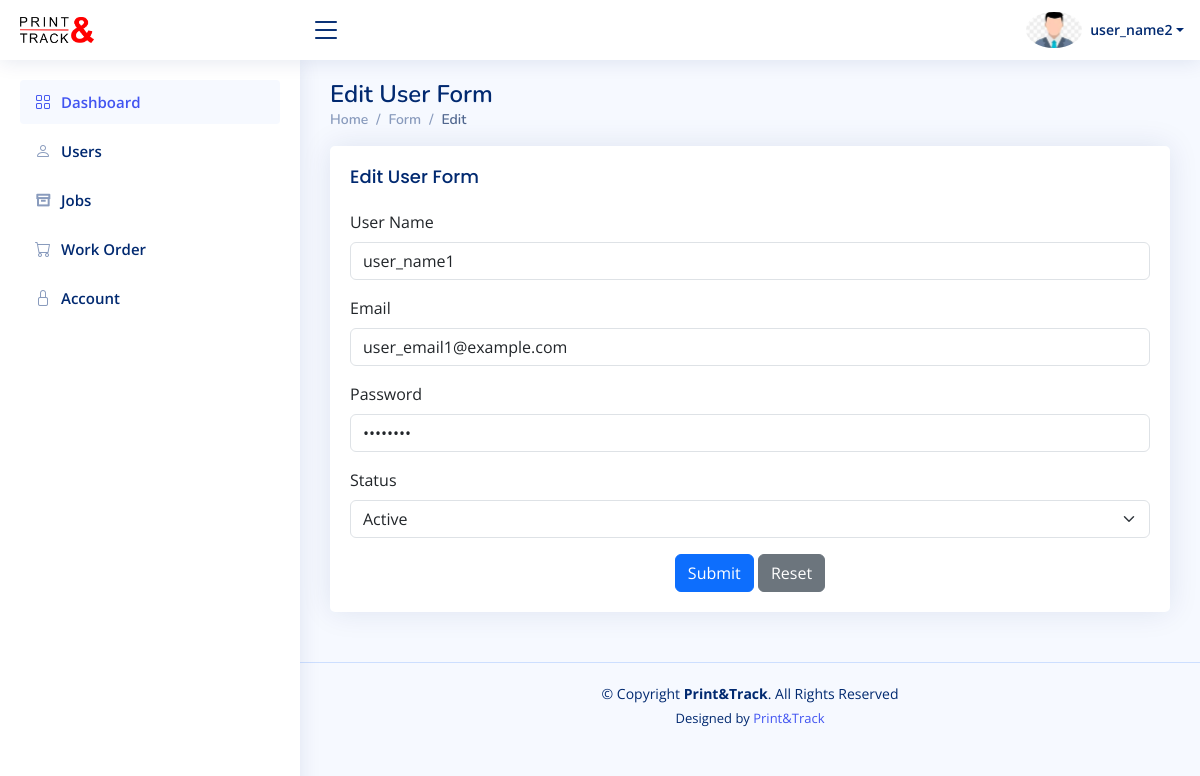
The page /admin/useredit.php?id=218 (signed in) on the database its author committed.
### tables this page shows
CREATE TABLE `users` (
  `user_id` int(11) NOT NULL,
  `user_name` varchar(255) NOT NULL,
  `user_email` varchar(255) NOT NULL,
  `user_password` varchar(255) NOT NULL,
  `user_status` tinyint(1) DEFAULT 1,
  `role` varchar(25) NOT NULL DEFAULT 'user'
);

### admin/useredit.php (the view, shortened to what this page needs)
<!DOCTYPE html>
<html lang="en">
<head>
  <link href="../assets/vendor/bootstrap/css/bootstrap.min.css" rel="stylesheet">
  <link href="../assets/vendor/bootstrap-icons/bootstrap-icons.css" rel="stylesheet">
  <link href="../assets/vendor/boxicons/css/boxicons.min.css" rel="stylesheet">
  <link href="../assets/vendor/quill/quill.snow.css" rel="stylesheet">
  <link href="../assets/vendor/quill/quill.bubble.css" rel="stylesheet">
  <link href="../assets/vendor/remixicon/remixicon.css" rel="stylesheet">
  <link href="../assets/vendor/simple-datatables/style.css" rel="stylesheet">
  <link href="../assets/css/style.css" rel="stylesheet">
</head>
<body>
  <?php include('header.php') ?>
  <?php include('sidebar.php') ?>
  <main id="main" class="main">
    <div class="pagetitle">
      <h1>Edit User Form</h1>
      <nav>
        <ol class="breadcrumb">
          <li class="breadcrumb-item"><a href="dashboard.php">Home</a></li>
          <li class="breadcrumb-item">Form</li>
          <li class="breadcrumb-item active">Edit</li>
        </ol>
      </nav>
    </div>
    <section class="section">
      <div class="row">
        <div class="col-lg-12">
          <div class="card">
            <div class="card-body">
              <h5 class="card-title">Edit User Form</h5>
              <?php
                if ($_SERVER["REQUEST_METHOD"] == "GET" && isset($_GET["id"])) {
                    include '../includes/db.php';
                    $id = $_GET["id"];
                    $sql = "SELECT * FROM users WHERE user_id=$id";
                    $result = $conn->query($sql);
                    $row = $result->fetch_assoc();
                }
              ?>
              <form class="row g-3" action="actions/user_edit_action.php" method="post">
                <div class="col-12">
                  <label for="inputNanme4" class="form-label">User Name</label>
                  <input type="text" class="form-control" name="userName" value="<?php echo isset($row) ? $row['user_name'] : ''; ?>">
                </div>
                <div class="col-12">
                  <label for="inputEmail4" class="form-label">Email</label>
                  <input type="email" class="form-control" name="userEmail" value="<?php echo isset($row) ? $row['user_email'] : ''; ?>">
                </div>
                <div class="col-12">
                  <label for="inputPassword4" class="form-label">Password</label>
                  <input type="password" class="form-control" name="userPassword" value="<?php echo isset($row) ? base64_decode($row['user_password']) : ''; ?>">
                </div>
                <div class="col-12">
                  <label for="inputAddress" class="form-label">Status</label>
                  <select class="form-select" name="userStatus" aria-label="Floating label select example">
                        <option value="1" <?php if (isset($row) && $row['user_status'] == 1) { echo "selected"; } ?>>Active</option>
                      </select>
                </div>
                <div class="text-center">
                  <button type="submit" class="btn btn-primary" name="update">Submit</button>
                  <button type="reset" class="btn btn-secondary">Reset</button>
                </div>
              </form>
            </div>
          </div>
        </div>
      </div>
    </section>
  </main>
  <?php include('footer.php') ?>
</body>
</html>

### assets/css/style.css (style rules this page uses)
:root { scroll-behavior: smooth; }
body { font-family: "Open Sans", sans-serif; background: #f6f9ff; color: #444444; }
a { color: #4154f1; text-decoration: none; }
h1, h2, h3, h4, h5, h6 { font-family: "Nunito", sans-serif; }
#main { margin-top: 60px; padding: 20px 30px; transition: all 0.3s; }
.pagetitle { margin-bottom: 10px; }
.pagetitle h1 { font-size: 24px; margin-bottom: 0; font-weight: 600; color: #012970; }
.card { margin-bottom: 30px; border: none; border-radius: 5px; box-shadow: 0px 0 30px rgba(1, 41, 112, 0.1); }
.card-title { padding: 20px 0 15px 0; font-size: 18px; font-weight: 500; color: #012970; font-family: "Poppins", sans-serif; }
.card-body { padding: 0 20px 20px 20px; }
.breadcrumb { font-size: 14px; font-family: "Nunito", sans-serif; color: #899bbd; font-weight: 600; }
.breadcrumb a { color: #899bbd; transition: 0.3s; }
.breadcrumb .breadcrumb-item::before { color: #899bbd; }
.breadcrumb .active { color: #51678f; font-weight: 600; }
@media (min-width: 1200px) { #main, #footer { margin-left: 300px; } }

### rows shown on the page
users: userName "user_name1", userEmail "user_email1@example.com", userStatus "Active"

### other values the page prints
$_SESSION['username'] "user_name2"
